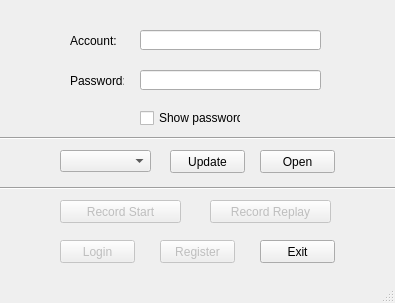
<?xml version="1.0" encoding="UTF-8"?>
<ui version="4.0">
 <class>LoginManager</class>
 <widget class="QMainWindow" name="LoginManager">
  <property name="geometry">
   <rect>
    <x>0</x>
    <y>0</y>
    <width>395</width>
    <height>303</height>
   </rect>
  </property>
  <property name="windowTitle">
   <string>LoginManager</string>
  </property>
  <widget class="QWidget" name="centralWidget">
   <widget class="QLineEdit" name="lineEdit_acct">
    <property name="geometry">
     <rect>
      <x>140</x>
      <y>30</y>
      <width>181</width>
      <height>20</height>
     </rect>
    </property>
   </widget>
   <widget class="QLineEdit" name="lineEdit_pwd">
    <property name="geometry">
     <rect>
      <x>140</x>
      <y>70</y>
      <width>181</width>
      <height>20</height>
     </rect>
    </property>
    <property name="echoMode">
     <enum>QLineEdit::Password</enum>
    </property>
   </widget>
   <widget class="QLabel" name="label_acct">
    <property name="geometry">
     <rect>
      <x>70</x>
      <y>30</y>
      <width>54</width>
      <height>21</height>
     </rect>
    </property>
    <property name="text">
     <string>Account:</string>
    </property>
   </widget>
   <widget class="QLabel" name="label_pwd">
    <property name="geometry">
     <rect>
      <x>70</x>
      <y>70</y>
      <width>54</width>
      <height>21</height>
     </rect>
    </property>
    <property name="text">
     <string>Password:</string>
    </property>
   </widget>
   <widget class="QCheckBox" name="checkBox_showPwd">
    <property name="geometry">
     <rect>
      <x>140</x>
      <y>110</y>
      <width>101</width>
      <height>16</height>
     </rect>
    </property>
    <property name="text">
     <string>Show password</string>
    </property>
   </widget>
   <widget class="QPushButton" name="pushButton_login">
    <property name="enabled">
     <bool>false</bool>
    </property>
    <property name="geometry">
     <rect>
      <x>60</x>
      <y>240</y>
      <width>75</width>
      <height>23</height>
     </rect>
    </property>
    <property name="text">
     <string>Login</string>
    </property>
   </widget>
   <widget class="QPushButton" name="pushButton_reg">
    <property name="enabled">
     <bool>false</bool>
    </property>
    <property name="geometry">
     <rect>
      <x>160</x>
      <y>240</y>
      <width>75</width>
      <height>23</height>
     </rect>
    </property>
    <property name="text">
     <string>Register</string>
    </property>
   </widget>
   <widget class="QPushButton" name="pushButton_exit">
    <property name="geometry">
     <rect>
      <x>260</x>
      <y>240</y>
      <width>75</width>
      <height>23</height>
     </rect>
    </property>
    <property name="text">
     <string>Exit</string>
    </property>
   </widget>
   <widget class="QPushButton" name="pushButton_record">
    <property name="enabled">
     <bool>false</bool>
    </property>
    <property name="geometry">
     <rect>
      <x>60</x>
      <y>200</y>
      <width>121</width>
      <height>23</height>
     </rect>
    </property>
    <property name="text">
     <string>Record Start</string>
    </property>
   </widget>
   <widget class="QPushButton" name="pushButton_replay">
    <property name="enabled">
     <bool>false</bool>
    </property>
    <property name="geometry">
     <rect>
      <x>210</x>
      <y>200</y>
      <width>121</width>
      <height>23</height>
     </rect>
    </property>
    <property name="text">
     <string>Record Replay</string>
    </property>
   </widget>
   <widget class="QComboBox" name="comboBox_port">
    <property name="geometry">
     <rect>
      <x>60</x>
      <y>150</y>
      <width>91</width>
      <height>22</height>
     </rect>
    </property>
   </widget>
   <widget class="QPushButton" name="pushButton_update">
    <property name="geometry">
     <rect>
      <x>170</x>
      <y>150</y>
      <width>75</width>
      <height>23</height>
     </rect>
    </property>
    <property name="text">
     <string>Update</string>
    </property>
   </widget>
   <widget class="QPushButton" name="pushButton_open">
    <property name="geometry">
     <rect>
      <x>260</x>
      <y>150</y>
      <width>75</width>
      <height>23</height>
     </rect>
    </property>
    <property name="text">
     <string>Open</string>
    </property>
   </widget>
   <widget class="Line" name="line">
    <property name="geometry">
     <rect>
      <x>0</x>
      <y>130</y>
      <width>401</width>
      <height>16</height>
     </rect>
    </property>
    <property name="orientation">
     <enum>Qt::Horizontal</enum>
    </property>
   </widget>
   <widget class="Line" name="line_2">
    <property name="geometry">
     <rect>
      <x>0</x>
      <y>180</y>
      <width>401</width>
      <height>16</height>
     </rect>
    </property>
    <property name="orientation">
     <enum>Qt::Horizontal</enum>
    </property>
   </widget>
  </widget>
  <widget class="QStatusBar" name="statusBar"/>
 </widget>
 <layoutdefault spacing="6" margin="11"/>
 <resources/>
 <connections/>
</ui>
